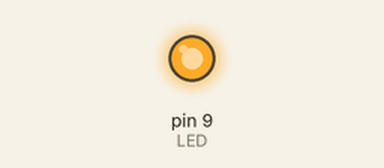
Bench run of a sketch on a simulated Arduino Uno, built with avr-gcc and run on an emulated ATmega328P. Parts: output pins drawn as LEDs (lit = HIGH).

Above: at 0.7 s.
At 3.9 s:
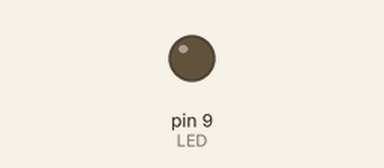
Timing chart, 0 to 5.1 s (numbered marks = the images above):
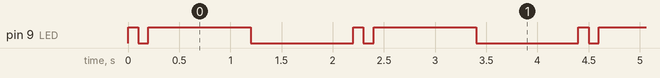

Measured:
- by itself, pin 9 (LED): repeats every 2.2 s: LOW 0.10 s, HIGH 1.0 s, LOW 1.0 s, HIGH 0.10 s
- by itself, everything shown: repeats every 2.2 s, in 4 steps

The sketch:

alternar-led-digital.ino
```cpp
#define LED 9
void setup() {
  pinMode(LED, OUTPUT);
}

void loop() {
  digitalWrite(LED, HIGH);
  delay(100);
  digitalWrite(LED, LOW);
  delay(100);
  digitalWrite(LED, HIGH);
  delay(1000);
  digitalWrite(LED, LOW);
  delay(1000);
}
```
